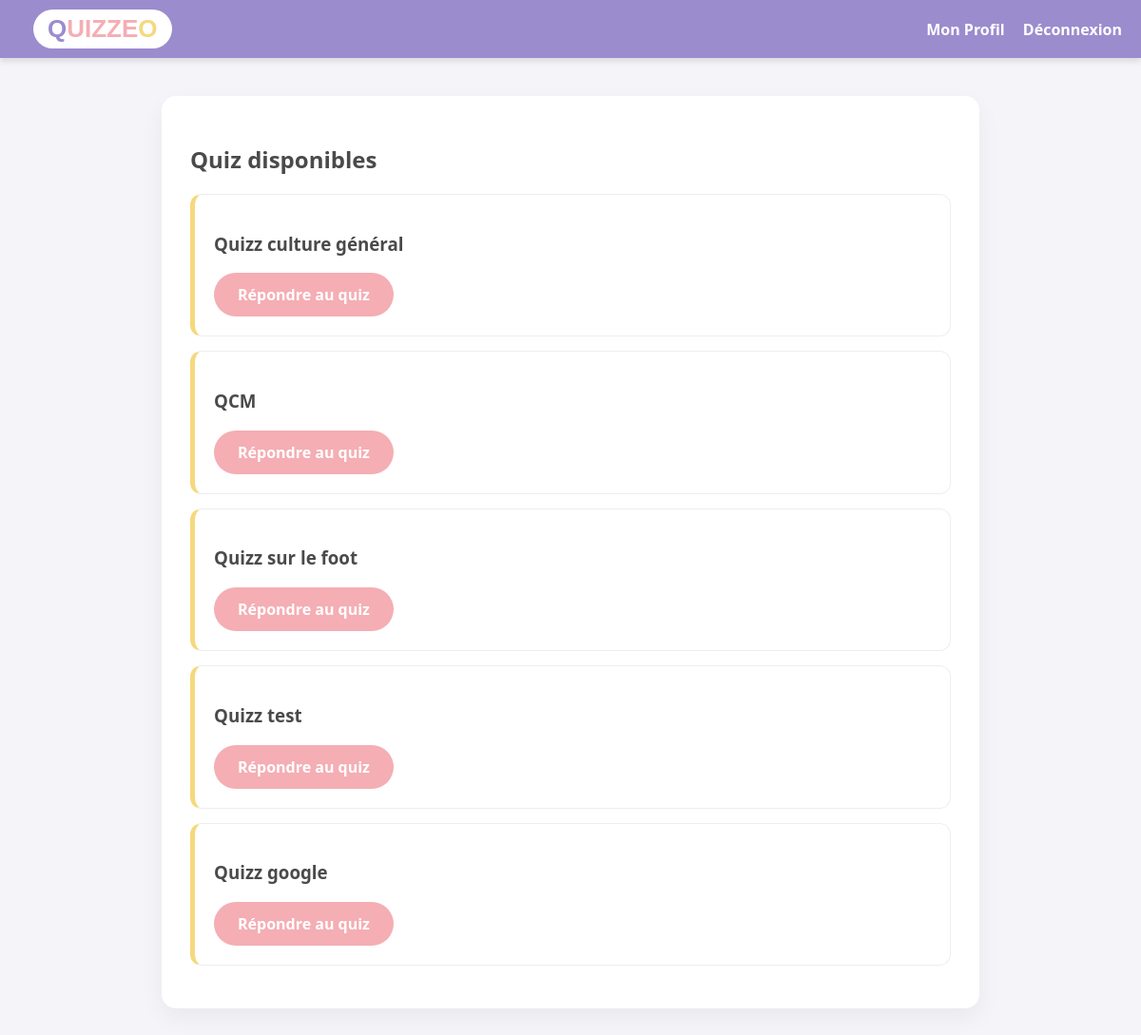
Page /dashboard_user.php on the committed database.
### tables this page shows
CREATE TABLE IF NOT EXISTS `quizzes` (
  `id` int(11) NOT NULL AUTO_INCREMENT,
  `title` varchar(255) NOT NULL,
  `status` varchar(50) DEFAULT 'building',
  `author_id` int(11) NOT NULL,
  PRIMARY KEY (`id`),
  KEY `author_id` (`author_id`)
);

### dashboard_user.php (the view, shortened to what this page needs)
<?php
require 'db.php';
$quizzes = $pdo->query("SELECT * FROM quizzes WHERE status = 'live'")->fetchAll();
?>
<!DOCTYPE html>
<html>
<head><link rel="stylesheet" href="style.css"></head>
<body>
<nav>
    <a href="dashboard_user.php" class="logo-brand">
        <span class="l-q">Q</span><span class="l-z">ui</span><span class="l-z">zz</span><span class="l-z">e</span><span class="l-o">o</span>
    </a>
    <div>
        <a href="profil.php">Mon Profil</a>
        <a href="deconnexion.php">Déconnexion</a>
    </div>
</nav>
<div class="container">
    <h2>Quiz disponibles</h2>
    <?php foreach($quizzes as $q): ?>
        <div class="card">
            <h3><?php echo $q['title']; ?></h3>
            <a href="repondre.php?id=<?php echo $q['id']; ?>" class="btn">Répondre au quiz</a>
        </div>
    <?php endforeach; ?>
</div>
</body>
</html>

### style.css (style rules this page uses)
:root { --purple: #9b8cce; --pink: #f4aeb4; --yellow: #f6d87d; --dark: #4a4a4a; }
body { font-family: 'Segoe UI', sans-serif; background-color: #f4f4f9; color: var(--dark); margin: 0; }
nav { background-color: var(--purple); padding: 10px 20px; color: white; display: flex; justify-content: space-between; align-items: center; box-shadow: 0 4px 6px rgba(0,0,0,0.1); }
nav a { color: white; text-decoration: none; margin-left: 15px; font-weight: bold; }
.container { width: 90%; max-width: 800px; margin: 40px auto; background: white; padding: 30px; border-radius: 15px; box-shadow: 0 10px 25px rgba(0,0,0,0.05); }
.btn { background-color: var(--pink); color: white; padding: 12px 25px; border: none; border-radius: 50px; cursor: pointer; font-size: 16px; font-weight: bold; text-decoration: none; display: inline-block; transition: transform 0.2s; }
.card { border: 1px solid #eee; padding: 20px; margin-bottom: 15px; border-radius: 12px; border-left: 5px solid var(--yellow); background: #fff; }
.logo-brand { font-family: 'Verdana', sans-serif; font-weight: 900; font-size: 26px; text-transform: uppercase; text-decoration: none !important; background: white; padding: 5px 15px; border-radius: 30px; }
.l-q { color: var(--purple); }
.l-z { color: var(--pink); }
.l-o { color: var(--yellow); }

### rows in the picture
quizzes: title "Quizz culture général"
quizzes: title "QCM"
quizzes: title "Quizz sur le foot"
quizzes: title "Quizz test"
quizzes: title "Quizz google"
